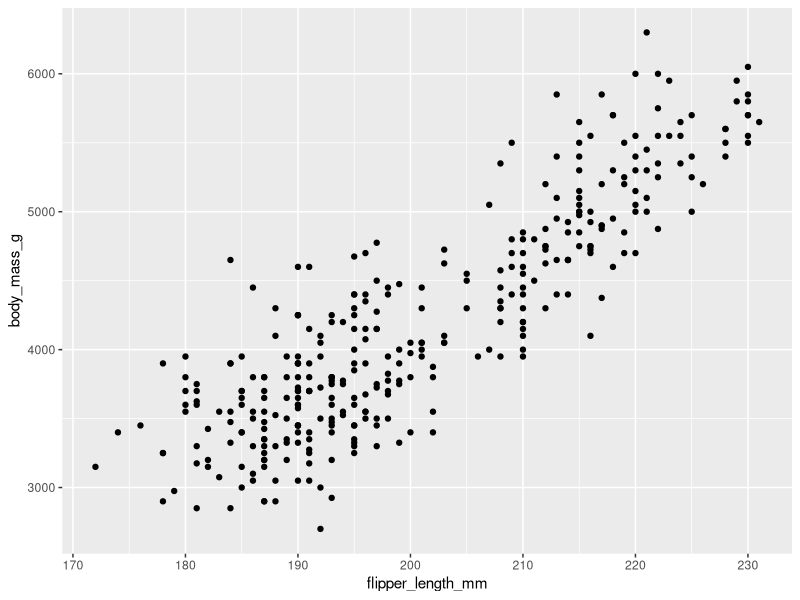
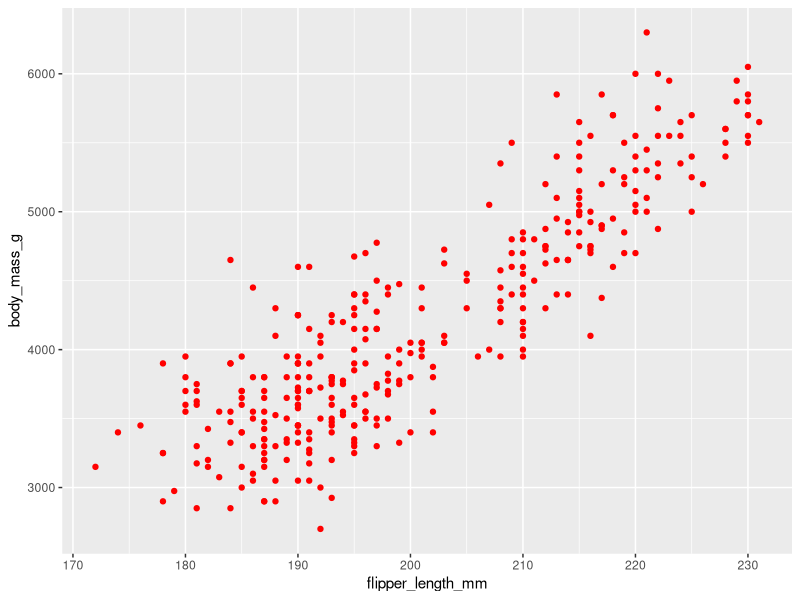
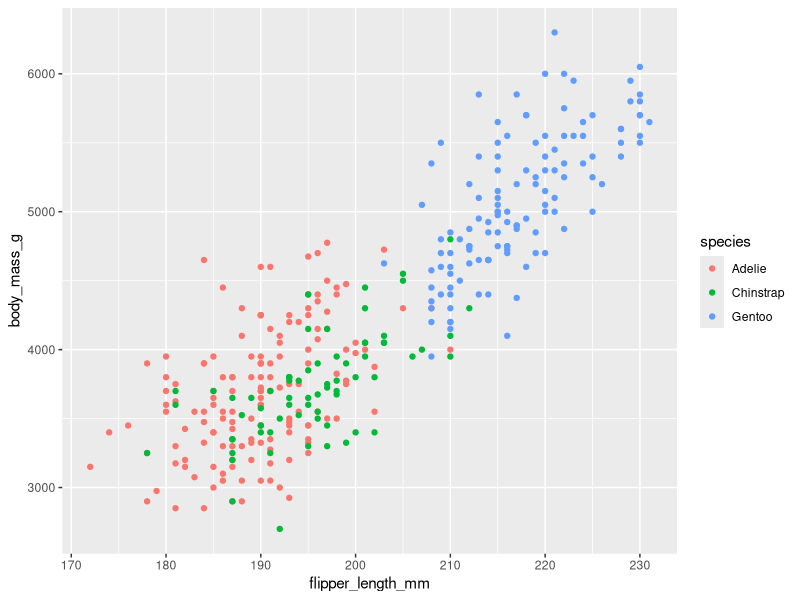
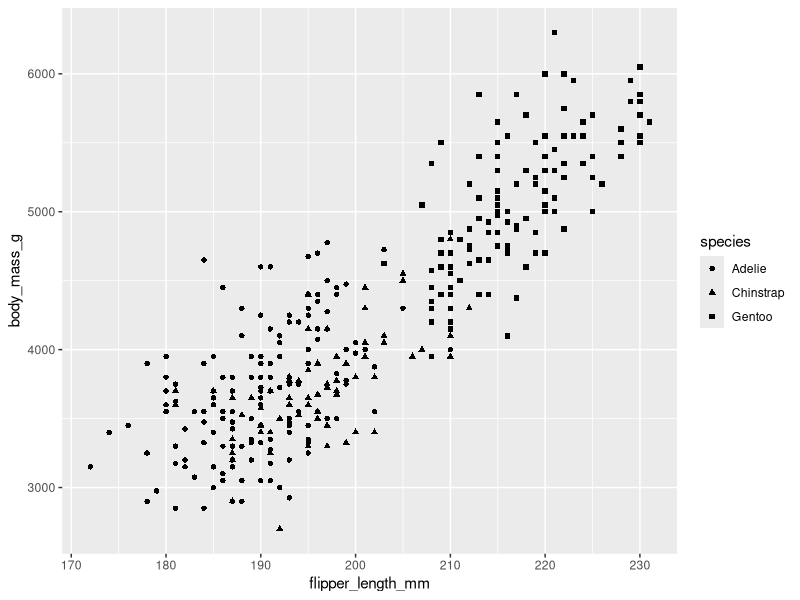
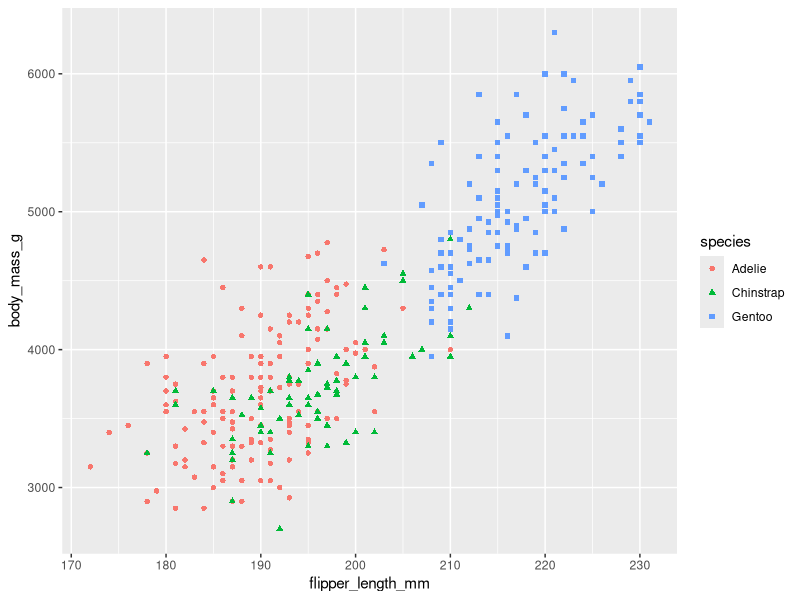
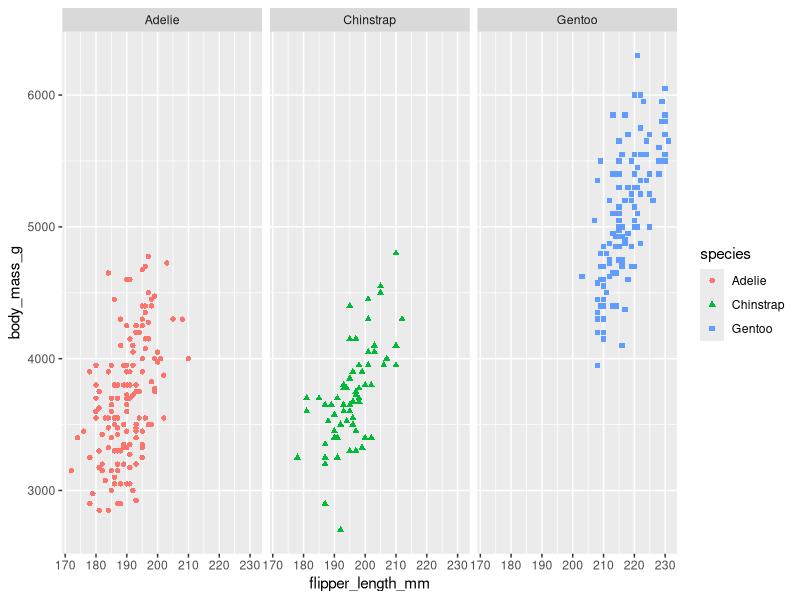
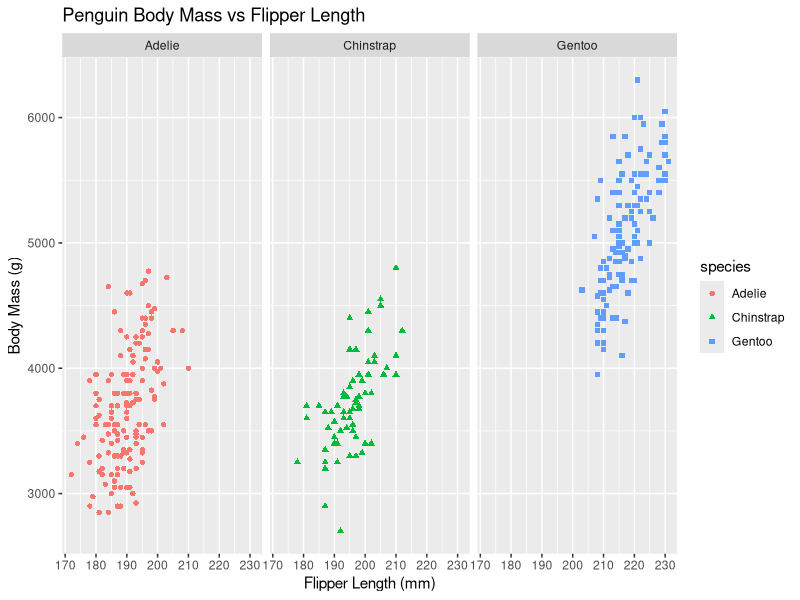

Here is the R script that generated these plots, in order:

r = getOption("repos")
r["CRAN"] = "http://cran.us.r-project.org"
options(repos = r)

# view data
install.packages('palmerpenguins')
library('palmerpenguins')

View(penguins)
summary(penguins)

# show data
install.packages('ggplot2')
library('ggplot2')

ggplot(data=penguins,aes(x=flipper_length_mm,y=body_mass_g)) + geom_point()

ggplot(data=penguins,aes(x=flipper_length_mm,y=body_mass_g)) + geom_point(color="red")

ggplot(data=penguins,aes(x=flipper_length_mm,y=body_mass_g)) + geom_point(aes(color=species))

ggplot(data=penguins,aes(x=flipper_length_mm,y=body_mass_g)) + geom_point(aes(shape=species))

ggplot(data=penguins,aes(x=flipper_length_mm,y=body_mass_g)) + geom_point(aes(shape=species, color=species))

ggplot(data=penguins,aes(x=flipper_length_mm,y=body_mass_g)) + geom_point(aes(shape=species, color=species)) + facet_wrap(~species)

ggplot(data=penguins,aes(x=flipper_length_mm,y=body_mass_g)) + geom_point(aes(shape=species, color=species)) + facet_wrap(~species) + labs(title="Penguin Body Mass vs Flipper Length", x="Flipper Length (mm)", y="Body Mass (g)") 




